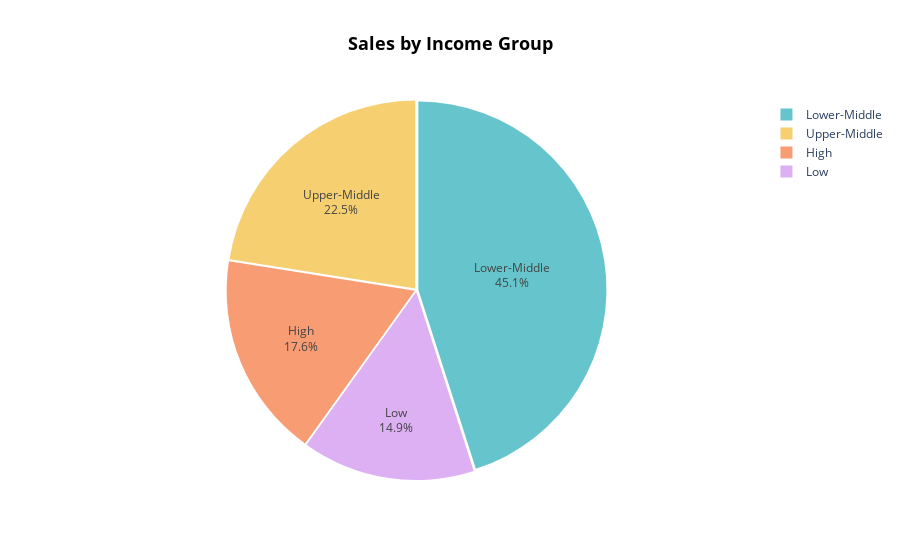

Write notebook code for a chart like this one.
### Markdown cell above
### **Revenue by Income group (Pie chart)**

### Code cell
sales_by_channel = (
    df.groupby('income_group')['revenue'].sum().sort_values(ascending=False).reset_index()
)

fig = px.pie(
    sales_by_channel,
    values='revenue',
    names='income_group',
    title="<b>Sales by Income Group</b>",
    color_discrete_sequence=px.colors.qualitative.Pastel  

)

fig.update_traces(
    textinfo='percent+label',   
    pull=[0.01]*len(sales_by_channel)  
)

fig.update_layout(
    title_x=0.5,  
    title_font=dict(color='black', size=18)
)

fig.show()

### Figure 1 — Plotly figure (JSON) as saved in the notebook; plotly's stock layout.template omitted (floating-point values rounded to 4 significant figures)
{"data": [{"domain": {"x": [0, 1], "y": [0, 1]}, "hovertemplate": "income_group=%{label}<br>revenue=%{value}<extra></extra>", "labels": ["Lower-Middle", "Upper-Middle", "High", "Low"], "legendgroup": "", "name": "", "pull": [0.01, 0.01, 0.01, 0.01], "showlegend": true, "textinfo": "percent+label", "type": "pie", "values": [556000000.0, 277700000.0, 217000000.0, 183300000.0]}], "layout": {"legend": {"tracegroupgap": 0}, "piecolorway": ["rgb(102, 197, 204)", "rgb(246, 207, 113)", "rgb(248, 156, 116)", "rgb(220, 176, 242)", "rgb(135, 197, 95)", "rgb(158, 185, 243)", "rgb(254, 136, 177)", "rgb(201, 219, 116)", "rgb(139, 224, 164)", "rgb(180, 151, 231)", "rgb(179, 179, 179)"], "title": {"font": {"color": "black", "size": 18}, "text": "<b>Sales by Income Group</b>", "x": 0.5}}}
